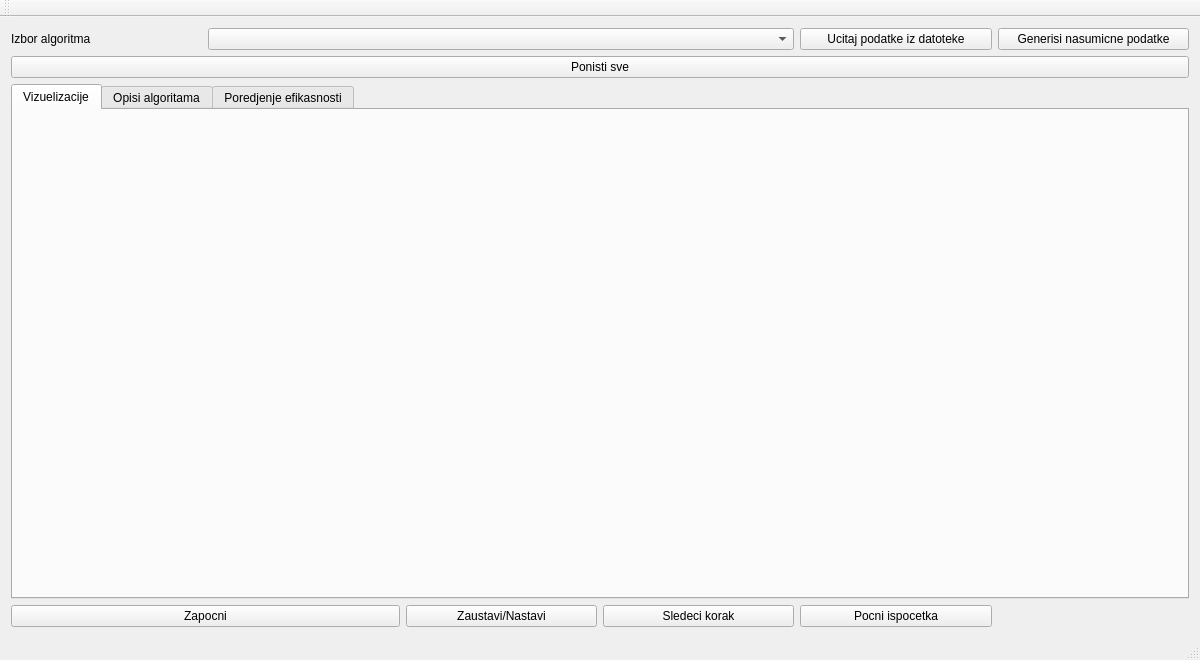
<?xml version="1.0" encoding="UTF-8"?>
<ui version="4.0">
 <class>MainWindow</class>
 <widget class="QMainWindow" name="MainWindow">
  <property name="geometry">
   <rect>
    <x>0</x>
    <y>0</y>
    <width>1200</width>
    <height>660</height>
   </rect>
  </property>
  <property name="windowTitle">
   <string>MainWindow</string>
  </property>
  <widget class="QWidget" name="centralWidget">
   <layout class="QGridLayout" name="gridLayout">
    <item row="0" column="0">
     <widget class="QLabel" name="label">
      <property name="text">
       <string>Izbor algoritma</string>
      </property>
     </widget>
    </item>
    <item row="0" column="1" colspan="3">
     <widget class="QComboBox" name="algorithmType"/>
    </item>
    <item row="0" column="4">
     <widget class="QPushButton" name="importDataFromFile">
      <property name="text">
       <string>Ucitaj podatke iz datoteke</string>
      </property>
     </widget>
    </item>
    <item row="0" column="5">
     <widget class="QPushButton" name="generateRandomData">
      <property name="text">
       <string>Generisi nasumicne podatke</string>
      </property>
     </widget>
    </item>
    <item row="1" column="0" colspan="6">
     <widget class="QPushButton" name="clean">
      <property name="text">
       <string>Ponisti sve</string>
      </property>
     </widget>
    </item>
    <item row="2" column="0" colspan="6">
     <widget class="QTabWidget" name="tabWidget">
      <property name="currentIndex">
       <number>0</number>
      </property>
      <widget class="QWidget" name="tab">
       <attribute name="title">
        <string>Vizuelizacije</string>
       </attribute>
      </widget>
      <widget class="QWidget" name="tab_2">
       <attribute name="title">
        <string>Opisi algoritama</string>
       </attribute>
      </widget>
      <widget class="QWidget" name="tab_3">
       <attribute name="title">
        <string>Poredjenje efikasnosti</string>
       </attribute>
      </widget>
     </widget>
    </item>
    <item row="3" column="0" colspan="2">
     <widget class="QPushButton" name="start">
      <property name="text">
       <string>Zapocni</string>
      </property>
     </widget>
    </item>
    <item row="3" column="2">
     <widget class="QPushButton" name="pause">
      <property name="text">
       <string>Zaustavi/Nastavi</string>
      </property>
     </widget>
    </item>
    <item row="3" column="3">
     <widget class="QPushButton" name="next">
      <property name="text">
       <string>Sledeci korak</string>
      </property>
     </widget>
    </item>
    <item row="3" column="4">
     <widget class="QPushButton" name="restart">
      <property name="text">
       <string>Pocni ispocetka</string>
      </property>
     </widget>
    </item>
   </layout>
  </widget>
  <widget class="QToolBar" name="mainToolBar">
   <attribute name="toolBarArea">
    <enum>TopToolBarArea</enum>
   </attribute>
   <attribute name="toolBarBreak">
    <bool>false</bool>
   </attribute>
  </widget>
  <widget class="QStatusBar" name="statusBar"/>
 </widget>
 <layoutdefault spacing="6" margin="11"/>
 <resources/>
 <connections/>
</ui>
